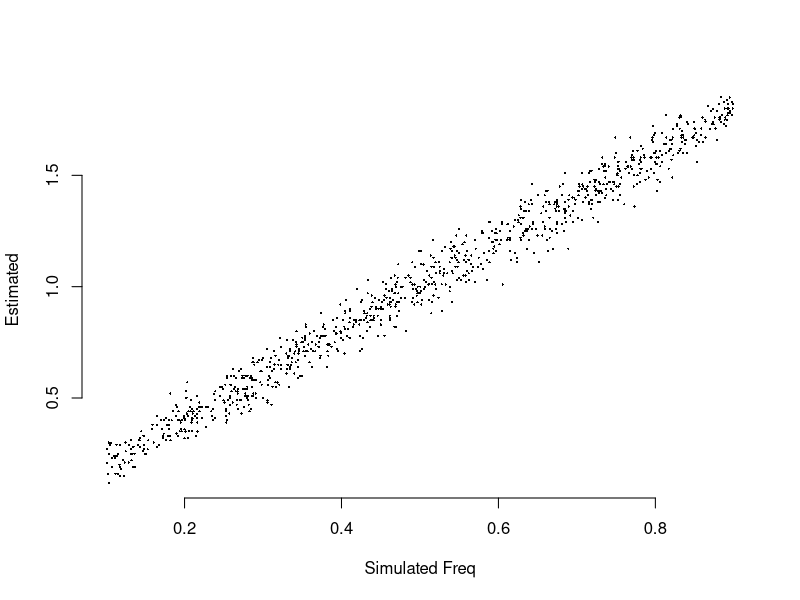
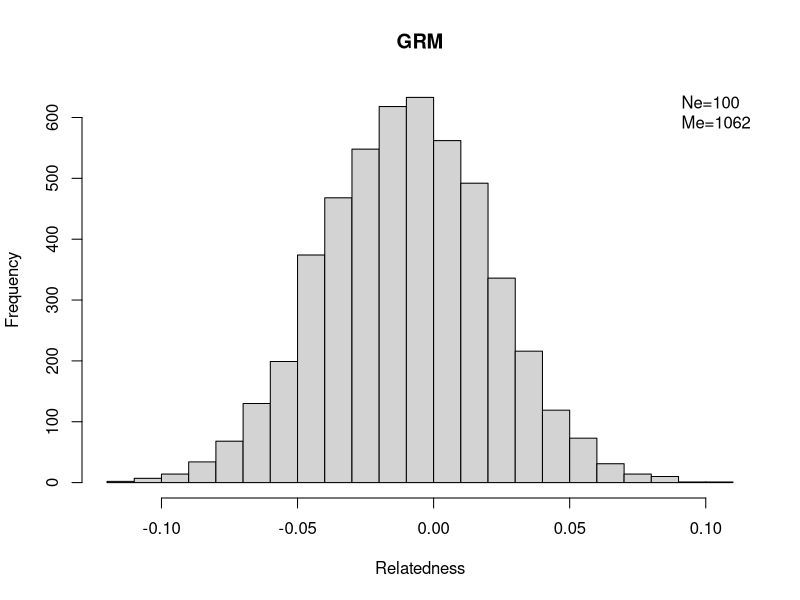
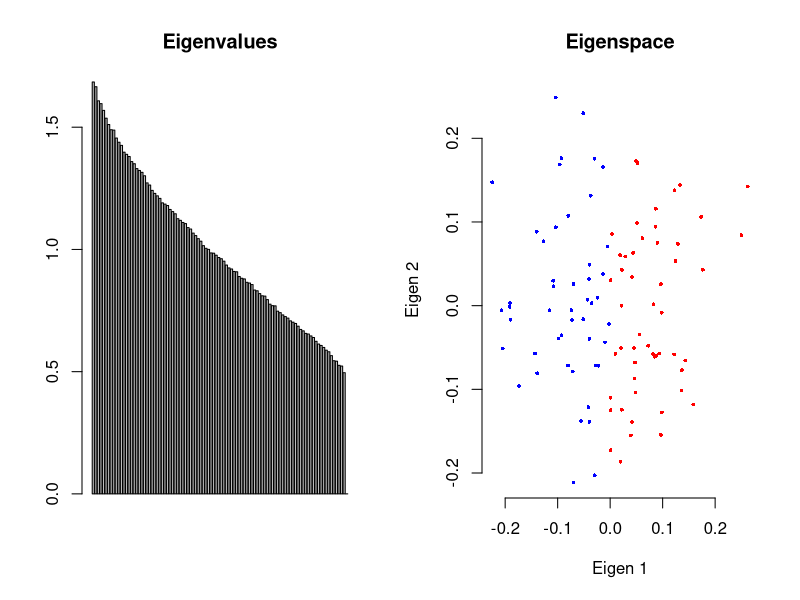

Generate these figures, in order, with R:
## ---- chunk 1
freq=runif(1000, 0.1, 0.9)
X=matrix(0, 100, length(freq))
for(i in 1:length(freq)) {
  X[,i]=rbinom(nrow(X), 2, freq[i])

}
plot(freq, colMeans(X), xlab="Simulated Freq", ylab="Estimated", bty='n', pch=16, cex=0.3)
## ---- chunk 2
Xs=apply(X, 2, scale)
G=Xs %*% t(Xs)/ncol(X)
Ne=-1/mean(G[col(G)<row(G)])
Me=1/var(G[col(G)<row(G)])
print(paste("Ne=", Ne, "Me=", Me, "given N=", nrow(Xs), "and M=", ncol(Xs)))
hist(G[col(G)<row(G)], main="GRM", xlab="Relatedness", breaks = 25)
legend("topright", legend = c(paste0("Ne=", format(Ne, digits = 2)), paste0("Me=", format(Me, digits = 2)) ), bty = 'n')
## ---- chunk 3
eigenG=eigen(G)
layout(matrix(1:2, 1, 2))
barplot(eigenG$values, main="Eigenvalues")
plot(eigenG$vectors[,1], eigenG$vectors[,2], xlab="Eigen 1", ylab="Eigen 2", bty='n', main="Eigenspace", pch=16, cex=0.5, col=ifelse(eigenG$vectors[,1]>0, "red", "blue"))
